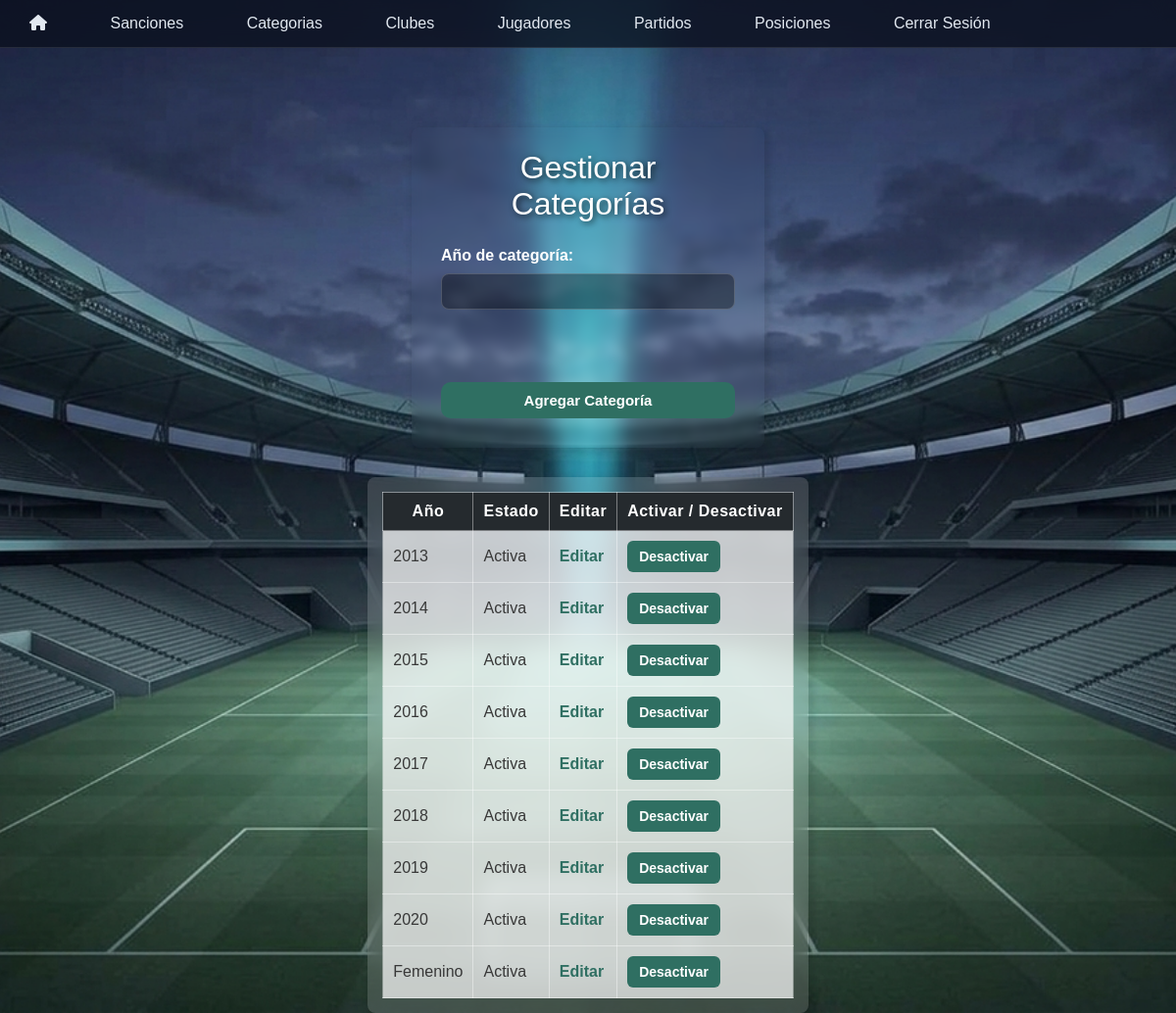
Page /categoria/gestionarCategoria.php (signed in) on the committed database.
### tables this page shows
CREATE TABLE `categorias` (
  `id` int(11) NOT NULL,
  `año` varchar(45) NOT NULL,
  `activo` tinyint(1) NOT NULL DEFAULT 1
);

### categoria/listarCategoria.php (the view, shortened to what this page needs)
<?php
require_once __DIR__ . "/../conexion.php";
$sql = "SELECT año, id, activo FROM categorias ORDER BY año";
$resultado = mysqli_query($conn, $sql);
?>
<div class="Tabla">
<table class="tablaClubes" border="1">
    <tr>
        <th>Año</th>
        <th>Estado</th>
        <th>Editar</th>
        <th>Activar / Desactivar</th>
    </tr>
    <?php while ($fila = mysqli_fetch_assoc($resultado)): ?>
    <tr>
        <td><?= htmlspecialchars($fila["año"]) ?></td>
        <td><?= $fila["activo"] ? "Activa" : "Inactiva" ?></td>
        <td><a href="editarCategoria.php?id=<?= (int) $fila["id"] ?>">Editar</a></td>
        <td>
            <form action="gestionarCategoria.php" method="post"
                  onsubmit="return confirm('¿Cambiar el estado de esta categoría?')">
                <input type="submit" value="<?= $fila["activo"] ? "Desactivar" : "Activar" ?>">
            </form>
        </td>
    </tr>
    <?php endwhile; ?>
</table>
</div>

### categoria/categoria.css (style rules this page uses)
body { margin:0; background-image:url("../imagenes/BG.png"); background-size:cover; background-position:center; background-attachment:fixed; font-family:Arial, Helvetica, sans-serif; }
form { display:flex; flex-direction:column; align-items:center; width:300px; margin:80px auto 0; padding:30px; box-shadow:3px 3px 6px 3px rgba(0,0,0,.1); border-radius:8px; backdrop-filter:blur(5px); color:white; gap:4px; }
form input[type="submit"] { width:100%; padding:10px; margin-top:10px; border:none; border-radius:10px; background:#2F6F62; color:white; font-size:15px; font-weight:bold; cursor:pointer; transition:.3s; }
.Tabla { display:flex; width:fit-content; margin:30px auto 0; padding:15px; background:rgba(255,255,255,0.15); border-radius:8px; box-shadow:3px 3px 6px 3px rgba(0,0,0,0.1); backdrop-filter:blur(10px); }
.tablaClubes { border-collapse:collapse; }
.tablaClubes th, .tablaClubes td { border:1px solid rgba(255,255,255,0.4); padding:10px; }
.tablaClubes th { background:#252A2E; color:white; font-weight:700; letter-spacing:.5px; }
.tablaClubes td { background:rgba(255,255,255,0.7); color:#383838; }
.tablaClubes a { text-decoration:none; color:#2F6F62; font-weight:bold; }
.tablaClubes form { display: block; width: auto; margin: 0; padding: 0; box-shadow: none; border-radius: 0; backdrop-filter: none; background: transparent; }
.tablaClubes input[type="submit"] { width: auto; padding: 8px 12px; margin: 0; border: none; border-radius: 6px; background: #2F6F62; color: white; font-size: 14px; font-weight: bold; cursor: pointer; transition: 0.3s; }

### rows in the picture
categorias: año "2013", shows "Activa", activo "Desactivar"
categorias: año "2014", shows "Activa", activo "Desactivar"
categorias: año "2015", shows "Activa", activo "Desactivar"
categorias: año "2016", shows "Activa", activo "Desactivar"
categorias: año "2017", shows "Activa", activo "Desactivar"
categorias: año "2018", shows "Activa", activo "Desactivar"
categorias: año "2019", shows "Activa", activo "Desactivar"
categorias: año "2020", shows "Activa", activo "Desactivar"
categorias: año "Femenino", shows "Activa", activo "Desactivar"
